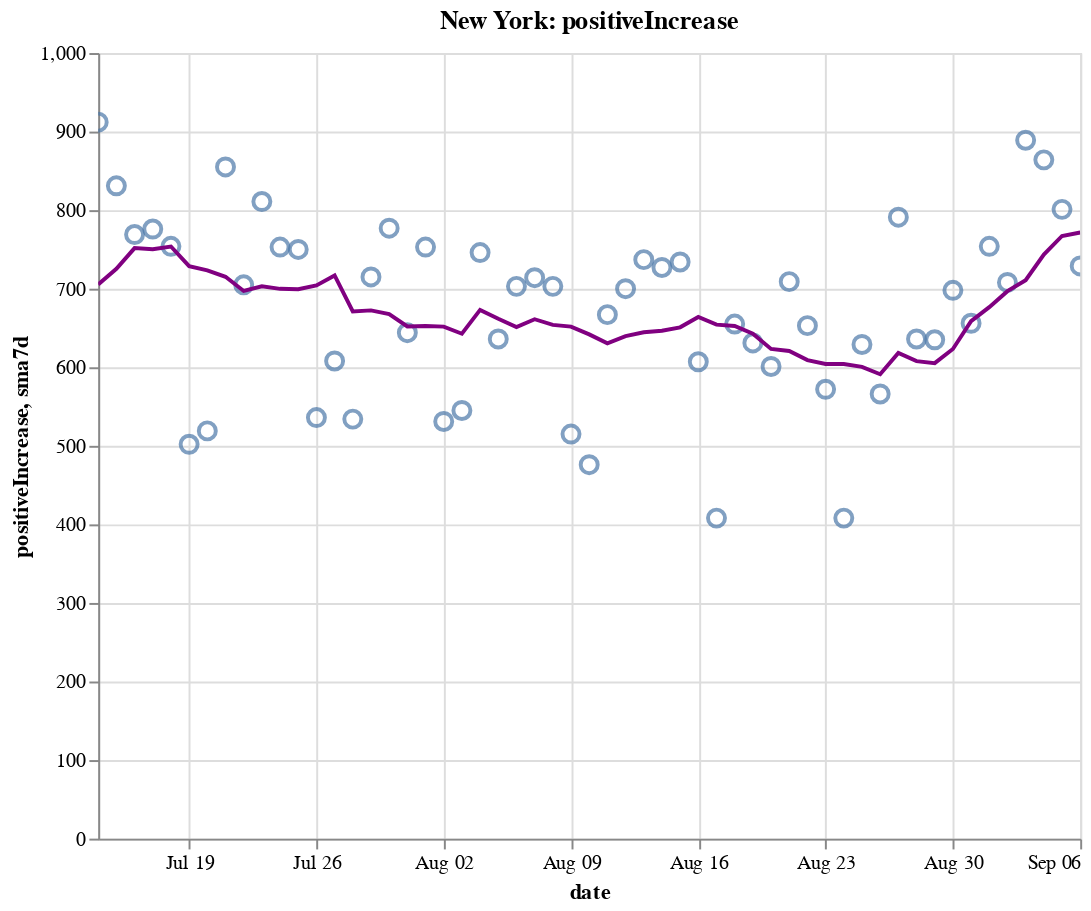

Notebook source saved alongside this figure:
### Code cell
create_plot(ny, 'positiveIncrease')

### Figure 1 — Vega-Lite specification as saved in the notebook (floating-point values rounded to 4 significant figures)
{"config": {"view": {"continuousWidth": 400, "continuousHeight": 300}}, "layer": [{"layer": [{"mark": {"type": "point", "size": 75}, "encoding": {"tooltip": [{"type": "temporal", "field": "date"}, {"type": "quantitative", "field": "positiveIncrease"}, {"type": "quantitative", "field": "sma7d"}], "x": {"type": "temporal", "field": "date"}, "y": {"type": "quantitative", "field": "positiveIncrease"}}, "selection": {"selector008": {"type": "interval", "bind": "scales", "encodings": ["x", "y"]}}}, {"mark": {"type": "line", "color": "purple"}, "encoding": {"x": {"type": "temporal", "field": "date"}, "y": {"type": "quantitative", "field": "sma7d"}}}]}, {"mark": {"type": "rule", "color": "#aaa"}, "encoding": {"x": {"type": "temporal", "field": "date"}}, "transform": [{"filter": {"selection": "selector007"}}]}, {"mark": "circle", "encoding": {"opacity": {"condition": {"value": 1, "selection": "selector007"}, "value": 0}, "tooltip": [{"type": "temporal", "field": "date"}, {"type": "quantitative", "field": "positiveIncrease"}, {"type": "quantitative", "field": "sma7d"}], "x": {"type": "temporal", "field": "date"}, "y": {"type": "quantitative", "field": "positiveIncrease"}}, "selection": {"selector007": {"type": "single", "encodings": ["x"], "on": "mouseover", "nearest": true, "empty": "none"}}}, {"mark": {"type": "text", "align": "left", "dx": 5, "dy": -5, "stroke": "white", "strokeWidth": 2}, "encoding": {"text": {"type": "quantitative", "field": "positiveIncrease"}, "tooltip": [{"type": "temporal", "field": "date"}, {"type": "quantitative", "field": "positiveIncrease"}, {"type": "quantitative", "field": "sma7d"}], "x": {"type": "temporal", "field": "date"}, "y": {"type": "quantitative", "field": "positiveIncrease"}}, "transform": [{"filter": {"selection": "selector007"}}]}, {"mark": {"type": "text", "align": "left", "dx": 5, "dy": -5}, "encoding": {"text": {"type": "quantitative", "field": "positiveIncrease"}, "tooltip": [{"type": "temporal", "field": "date"}, {"type": "quantitative", "field": "positiveIncrease"}, {"type": "quantitative", "field": "sma7d"}], "x": {"type": "temporal", "field": "date"}, "y": {"type": "quantitative", "field": "positiveIncrease"}}, "transform": [{"filter": {"selection": "selector007"}}]}], "data": {"name": "data-91003382842b29bd87a956a78b055928"}, "height": 400, "title": "New York: positiveIncrease", "width": 500, "$schema": "https://vega.github.io/schema/vega-lite/v4.8.1.json", "datasets": {"data-91003382842b29bd87a956a78b055928": [{"date": "2020-07-14T00:00:00", "totalTestResultsIncrease": 60040.0, "positiveIncrease": 912.0, "death": 24990.0, "deathIncrease": 5.0, "positiveRate": 0.015, "state": "New York", "sma7d": 705.4}, {"date": "2020-07-15T00:00:00", "totalTestResultsIncrease": 63600.0, "positiveIncrease": 831.0, "death": 25000.0, "deathIncrease": 9.0, "positiveRate": 0.013, "state": "New York", "sma7d": 725.3}, {"date": "2020-07-16T00:00:00", "totalTestResultsIncrease": 72680.0, "positiveIncrease": 769.0, "death": 25010.0, "deathIncrease": 11.0, "positiveRate": 0.011, "state": "New York", "sma7d": 751.7}, {"date": "2020-07-17T00:00:00", "totalTestResultsIncrease": 78240.0, "positiveIncrease": 776.0, "death": 25020.0, "deathIncrease": 10.0, "positiveRate": 0.01, "state": "New York", "sma7d": 750.3}, {"date": "2020-07-18T00:00:00", "totalTestResultsIncrease": 69820.0, "positiveIncrease": 754.0, "death": 25040.0, "deathIncrease": 11.0, "positiveRate": 0.011, "state": "New York", "sma7d": 753.7}, {"date": "2020-07-19T00:00:00", "totalTestResultsIncrease": 46200.0, "positiveIncrease": 502.0, "death": 25050.0, "deathIncrease": 13.0, "positiveRate": 0.011, "state": "New York", "sma7d": 728.7}, {"date": "2020-07-20T00:00:00", "totalTestResultsIncrease": 49340.0, "positiveIncrease": 519.0, "death": 25060.0, "deathIncrease": 8.0, "positiveRate": 0.011, "state": "New York", "sma7d": 723.3}, {"date": "2020-07-21T00:00:00", "totalTestResultsIncrease": 66170.0, "positiveIncrease": 855.0, "death": 25060.0, "deathIncrease": 2.0, "positiveRate": 0.013, "state": "New York", "sma7d": 715.1}, {"date": "2020-07-22T00:00:00", "totalTestResultsIncrease": 67660.0, "positiveIncrease": 705.0, "death": 25070.0, "deathIncrease": 10.0, "positiveRate": 0.01, "state": "New York", "sma7d": 697.1}, {"date": "2020-07-23T00:00:00", "totalTestResultsIncrease": 69700.0, "positiveIncrease": 811.0, "death": 25080.0, "deathIncrease": 13.0, "positiveRate": 0.012, "state": "New York", "sma7d": 703.1}, {"date": "2020-07-24T00:00:00", "totalTestResultsIncrease": 76510.0, "positiveIncrease": 753.0, "death": 25090.0, "deathIncrease": 9.0, "positiveRate": 0.01, "state": "New York", "sma7d": 699.9}, {"date": "2020-07-25T00:00:00", "totalTestResultsIncrease": 71470.0, "positiveIncrease": 750.0, "death": 25100.0, "deathIncrease": 13.0, "positiveRate": 0.01, "state": "New York", "sma7d": 699.3}, {"date": "2020-07-26T00:00:00", "totalTestResultsIncrease": 53570.0, "positiveIncrease": 536.0, "death": 25110.0, "deathIncrease": 3.0, "positiveRate": 0.01, "state": "New York", "sma7d": 704.1}, {"date": "2020-07-27T00:00:00", "totalTestResultsIncrease": 57270.0, "positiveIncrease": 608.0, "death": 25120.0, "deathIncrease": 11.0, "positiveRate": 0.011, "state": "New York", "sma7d": 716.9}, {"date": "2020-07-28T00:00:00", "totalTestResultsIncrease": 57400.0, "positiveIncrease": 534.0, "death": 25130.0, "deathIncrease": 9.0, "positiveRate": 0.009, "state": "New York", "sma7d": 671.0}, {"date": "2020-07-29T00:00:00", "totalTestResultsIncrease": 62280.0, "positiveIncrease": 715.0, "death": 25130.0, "deathIncrease": 6.0, "positiveRate": 0.011, "state": "New York", "sma7d": 672.4}, {"date": "2020-07-30T00:00:00", "totalTestResultsIncrease": 73550.0, "positiveIncrease": 777.0, "death": 25140.0, "deathIncrease": 13.0, "positiveRate": 0.011, "state": "New York", "sma7d": 667.6}, {"date": "2020-07-31T00:00:00", "totalTestResultsIncrease": 68870.0, "positiveIncrease": 644.0, "death": 25150.0, "deathIncrease": 5.0, "positiveRate": 0.009, "state": "New York", "sma7d": 652.0}, {"date": "2020-08-01T00:00:00", "totalTestResultsIncrease": 82740.0, "positiveIncrease": 753.0, "death": 25160.0, "deathIncrease": 14.0, "positiveRate": 0.009, "state": "New York", "sma7d": 652.4}, {"date": "2020-08-02T00:00:00", "totalTestResultsIncrease": 58960.0, "positiveIncrease": 531.0, "death": 25170.0, "deathIncrease": 6.0, "positiveRate": 0.009, "state": "New York", "sma7d": 651.7}, {"date": "2020-08-03T00:00:00", "totalTestResultsIncrease": 51840.0, "positiveIncrease": 545.0, "death": 25170.0, "deathIncrease": 2.0, "positiveRate": 0.011, "state": "New York", "sma7d": 642.7}, {"date": "2020-08-04T00:00:00", "totalTestResultsIncrease": 70990.0, "positiveIncrease": 746.0, "death": 25180.0, "deathIncrease": 3.0, "positiveRate": 0.011, "state": "New York", "sma7d": 673.0}, {"date": "2020-08-05T00:00:00", "totalTestResultsIncrease": 72670.0, "positiveIncrease": 636.0, "death": 25180.0, "deathIncrease": 4.0, "positiveRate": 0.009, "state": "New York", "sma7d": 661.7}, {"date": "2020-08-06T00:00:00", "totalTestResultsIncrease": 72370.0, "positiveIncrease": 703.0, "death": 25180.0, "deathIncrease": 6.0, "positiveRate": 0.01, "state": "New York", "sma7d": 651.1}, {"date": "2020-08-07T00:00:00", "totalTestResultsIncrease": 70170.0, "positiveIncrease": 714.0, "death": 25190.0, "deathIncrease": 5.0, "positiveRate": 0.01, "state": "New York", "sma7d": 661.1}, {"date": "2020-08-08T00:00:00", "totalTestResultsIncrease": 74860.0, "positiveIncrease": 703.0, "death": 25200.0, "deathIncrease": 5.0, "positiveRate": 0.009, "state": "New York", "sma7d": 654.0}, {"date": "2020-08-09T00:00:00", "totalTestResultsIncrease": 65810.0, "positiveIncrease": 515.0, "death": 25200.0, "deathIncrease": 7.0, "positiveRate": 0.008, "state": "New York", "sma7d": 651.7}, {"date": "2020-08-10T00:00:00", "totalTestResultsIncrease": 54000.0, "positiveIncrease": 476.0, "death": 25200.0, "deathIncrease": 2.0, "positiveRate": 0.009, "state": "New York", "sma7d": 641.9}, {"date": "2020-08-11T00:00:00", "totalTestResultsIncrease": 77060.0, "positiveIncrease": 667.0, "death": 25210.0, "deathIncrease": 7.0, "positiveRate": 0.009, "state": "New York", "sma7d": 630.6}, {"date": "2020-08-12T00:00:00", "totalTestResultsIncrease": 87780.0, "positiveIncrease": 700.0, "death": 25220.0, "deathIncrease": 7.0, "positiveRate": 0.008, "state": "New York", "sma7d": 639.7}, {"date": "2020-08-13T00:00:00", "totalTestResultsIncrease": 87900.0, "positiveIncrease": 737.0, "death": 25230.0, "deathIncrease": 10.0, "positiveRate": 0.008, "state": "New York", "sma7d": 644.6}, {"date": "2020-08-14T00:00:00", "totalTestResultsIncrease": 85460.0, "positiveIncrease": 727.0, "death": 25230.0, "deathIncrease": 4.0, "positiveRate": 0.009, "state": "New York", "sma7d": 646.4}, {"date": "2020-08-15T00:00:00", "totalTestResultsIncrease": 88670.0, "positiveIncrease": 734.0, "death": 25240.0, "deathIncrease": 12.0, "positiveRate": 0.008, "state": "New York", "sma7d": 650.9}, {"date": "2020-08-16T00:00:00", "totalTestResultsIncrease": 77690.0, "positiveIncrease": 607.0, "death": 25250.0, "deathIncrease": 6.0, "positiveRate": 0.008, "state": "New York", "sma7d": 664.0}, {"date": "2020-08-17T00:00:00", "totalTestResultsIncrease": 56890.0, "positiveIncrease": 408.0, "death": 25260.0, "deathIncrease": 6.0, "positiveRate": 0.007, "state": "New York", "sma7d": 654.3}, {"date": "2020-08-18T00:00:00", "totalTestResultsIncrease": 66890.0, "positiveIncrease": 655.0, "death": 25260.0, "deathIncrease": 8.0, "positiveRate": 0.01, "state": "New York", "sma7d": 652.6}, {"date": "2020-08-19T00:00:00", "totalTestResultsIncrease": 80420.0, "positiveIncrease": 631.0, "death": 25270.0, "deathIncrease": 6.0, "positiveRate": 0.008, "state": "New York", "sma7d": 642.7}, {"date": "2020-08-20T00:00:00", "totalTestResultsIncrease": 80980.0, "positiveIncrease": 601.0, "death": 25280.0, "deathIncrease": 5.0, "positiveRate": 0.007, "state": "New York", "sma7d": 623.3}, {"date": "2020-08-21T00:00:00", "totalTestResultsIncrease": 98880.0, "positiveIncrease": 709.0, "death": 25280.0, "deathIncrease": 3.0, "positiveRate": 0.007, "state": "New York", "sma7d": 620.7}, {"date": "2020-08-22T00:00:00", "totalTestResultsIncrease": 94850.0, "positiveIncrease": 653.0, "death": 25280.0, "deathIncrease": 4.0, "positiveRate": 0.007, "state": "New York", "sma7d": 609.1}, {"date": "2020-08-23T00:00:00", "totalTestResultsIncrease": 74040.0, "positiveIncrease": 572.0, "death": 25290.0, "deathIncrease": 6.0, "positiveRate": 0.008, "state": "New York", "sma7d": 604.1}, {"date": "2020-08-24T00:00:00", "totalTestResultsIncrease": 62030.0, "positiveIncrease": 408.0, "death": 25300.0, "deathIncrease": 7.0, "positiveRate": 0.007, "state": "New York", "sma7d": 604.1}, {"date": "2020-08-25T00:00:00", "totalTestResultsIncrease": 67260.0, "positiveIncrease": 629.0, "death": 25300.0, "deathIncrease": 2.0, "positiveRate": 0.009, "state": "New York", "sma7d": 600.4}, {"date": "2020-08-26T00:00:00", "totalTestResultsIncrease": 71190.0, "positiveIncrease": 566.0, "death": 25300.0, "deathIncrease": 8.0, "positiveRate": 0.008, "state": "New York", "sma7d": 591.1}, {"date": "2020-08-27T00:00:00", "totalTestResultsIncrease": 83440.0, "positiveIncrease": 791.0, "death": 25310.0, "deathIncrease": 4.0, "positiveRate": 0.009, "state": "New York", "sma7d": 618.3}, {"date": "2020-08-28T00:00:00", "totalTestResultsIncrease": 97830.0, "positiveIncrease": 636.0, "death": 25310.0, "deathIncrease": 3.0, "positiveRate": 0.007, "state": "New York", "sma7d": 607.9}, {"date": "2020-08-29T00:00:00", "totalTestResultsIncrease": 93870.0, "positiveIncrease": 635.0, "death": 25320.0, "deathIncrease": 7.0, "positiveRate": 0.007, "state": "New York", "sma7d": 605.3}, {"date": "2020-08-30T00:00:00", "totalTestResultsIncrease": 100000.0, "positiveIncrease": 698.0, "death": 25330.0, "deathIncrease": 8.0, "positiveRate": 0.007, "state": "New York", "sma7d": 623.3}, {"date": "2020-08-31T00:00:00", "totalTestResultsIncrease": 66240.0, "positiveIncrease": 656.0, "death": 25330.0, "deathIncrease": 1.0, "positiveRate": 0.01, "state": "New York", "sma7d": 658.7}, {"date": "2020-09-01T00:00:00", "totalTestResultsIncrease": 77000.0, "positiveIncrease": 754.0, "death": 25330.0, "deathIncrease": 3.0, "positiveRate": 0.01, "state": "New York", "sma7d": 676.6}, {"date": "2020-09-02T00:00:00", "totalTestResultsIncrease": 88450.0, "positiveIncrease": 708.0, "death": 25340.0, "deathIncrease": 5.0, "positiveRate": 0.008, "state": "New York", "sma7d": 696.9}, {"date": "2020-09-03T00:00:00", "totalTestResultsIncrease": 88980.0, "positiveIncrease": 889.0, "death": 25340.0, "deathIncrease": 7.0, "positiveRate": 0.01, "state": "New York", "sma7d": 710.9}, {"date": "2020-09-04T00:00:00", "totalTestResultsIncrease": 93400.0, "positiveIncrease": 864.0, "death": 25350.0, "deathIncrease": 5.0, "positiveRate": 0.009, "state": "New York", "sma7d": 743.4}, {"date": "2020-09-05T00:00:00", "totalTestResultsIncrease": 99760.0, "positiveIncrease": 801.0, "death": 25350.0, "deathIncrease": 2.0, "positiveRate": 0.008, "state": "New York", "sma7d": 767.1}, {"date": "2020-09-06T00:00:00", "totalTestResultsIncrease": 85630.0, "positiveIncrease": 729.0, "death": 25360.0, "deathIncrease": 9.0, "positiveRate": 0.009, "state": "New York", "sma7d": 771.6}]}}
